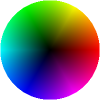

Source code (Python):
import discretisedfield as df
import matplotlib.pyplot as plt

fig, ax = plt.subplots()
df.plotting.mpl_field.add_colorwheel(ax, width=100, height=100, loc="center")
ax.axis("off")
fig.savefig(
    "colorwheel.png", dpi=100, bbox_inches="tight", pad_inches=0, transparent=True
)
